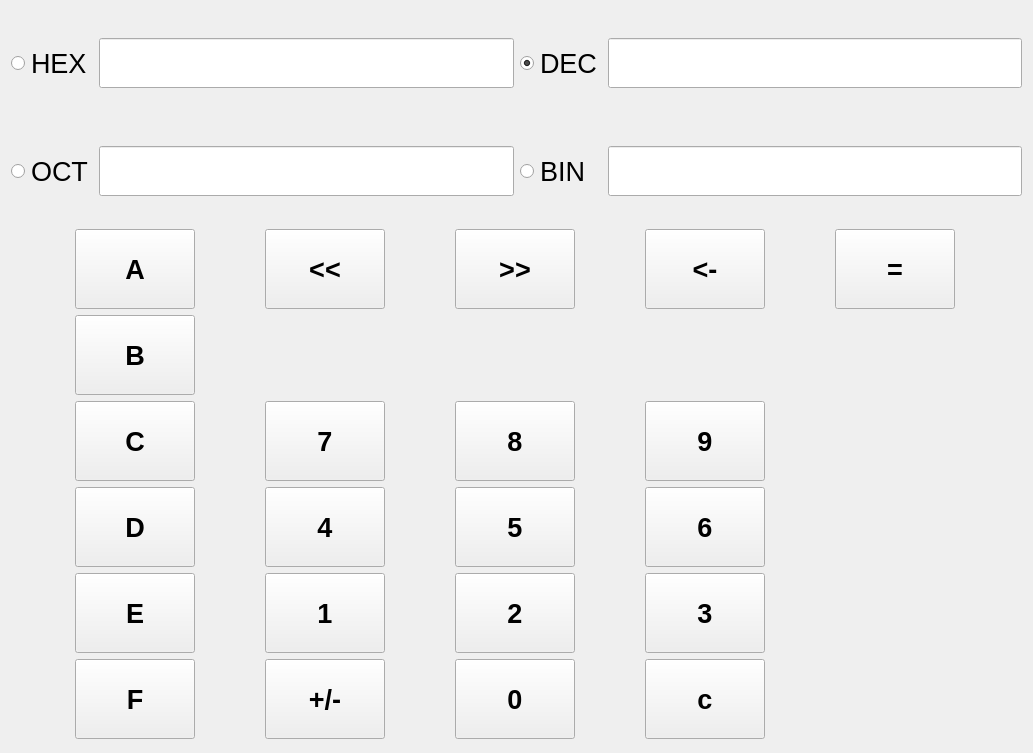
<?xml version="1.0" encoding="UTF-8"?>
<ui version="4.0">
 <class>kConvertWindow</class>
 <widget class="QWidget" name="kConvertWindow">
  <property name="enabled">
   <bool>true</bool>
  </property>
  <property name="geometry">
   <rect>
    <x>0</x>
    <y>0</y>
    <width>1033</width>
    <height>753</height>
   </rect>
  </property>
  <property name="maximumSize">
   <size>
    <width>1400</width>
    <height>1400</height>
   </size>
  </property>
  <property name="windowTitle">
   <string>Form</string>
  </property>
  <layout class="QGridLayout" name="gridLayout_3">
   <item row="1" column="5">
    <widget class="QLineEdit" name="m_value_bin">
     <property name="minimumSize">
      <size>
       <width>0</width>
       <height>50</height>
      </size>
     </property>
     <property name="font">
      <font>
       <pointsize>15</pointsize>
       <weight>75</weight>
       <bold>true</bold>
      </font>
     </property>
     <property name="readOnly">
      <bool>true</bool>
     </property>
    </widget>
   </item>
   <item row="1" column="4">
    <widget class="QRadioButton" name="radioButton_BIN">
     <property name="minimumSize">
      <size>
       <width>0</width>
       <height>100</height>
      </size>
     </property>
     <property name="font">
      <font>
       <pointsize>20</pointsize>
      </font>
     </property>
     <property name="text">
      <string>BIN</string>
     </property>
     <property name="checked">
      <bool>false</bool>
     </property>
     <attribute name="buttonGroup">
      <string notr="true">buttonGroup</string>
     </attribute>
    </widget>
   </item>
   <item row="1" column="3">
    <widget class="QLineEdit" name="m_value_oct">
     <property name="minimumSize">
      <size>
       <width>0</width>
       <height>50</height>
      </size>
     </property>
     <property name="font">
      <font>
       <pointsize>15</pointsize>
       <weight>75</weight>
       <bold>true</bold>
      </font>
     </property>
     <property name="readOnly">
      <bool>true</bool>
     </property>
    </widget>
   </item>
   <item row="0" column="3">
    <widget class="QLineEdit" name="m_value_hex">
     <property name="minimumSize">
      <size>
       <width>0</width>
       <height>50</height>
      </size>
     </property>
     <property name="font">
      <font>
       <pointsize>15</pointsize>
       <weight>75</weight>
       <bold>true</bold>
      </font>
     </property>
     <property name="readOnly">
      <bool>true</bool>
     </property>
    </widget>
   </item>
   <item row="1" column="2">
    <widget class="QRadioButton" name="radioButton_OCT">
     <property name="minimumSize">
      <size>
       <width>0</width>
       <height>100</height>
      </size>
     </property>
     <property name="font">
      <font>
       <pointsize>20</pointsize>
      </font>
     </property>
     <property name="text">
      <string>OCT</string>
     </property>
     <attribute name="buttonGroup">
      <string notr="true">buttonGroup</string>
     </attribute>
    </widget>
   </item>
   <item row="0" column="4">
    <widget class="QRadioButton" name="radioButton_DEC">
     <property name="minimumSize">
      <size>
       <width>0</width>
       <height>100</height>
      </size>
     </property>
     <property name="font">
      <font>
       <pointsize>20</pointsize>
      </font>
     </property>
     <property name="text">
      <string>DEC</string>
     </property>
     <property name="checked">
      <bool>true</bool>
     </property>
     <attribute name="buttonGroup">
      <string notr="true">buttonGroup</string>
     </attribute>
    </widget>
   </item>
   <item row="0" column="2">
    <widget class="QRadioButton" name="radioButton_HEX">
     <property name="minimumSize">
      <size>
       <width>0</width>
       <height>100</height>
      </size>
     </property>
     <property name="font">
      <font>
       <pointsize>20</pointsize>
      </font>
     </property>
     <property name="text">
      <string>HEX</string>
     </property>
     <attribute name="buttonGroup">
      <string notr="true">buttonGroup</string>
     </attribute>
    </widget>
   </item>
   <item row="0" column="5">
    <widget class="QLineEdit" name="m_value_dec">
     <property name="minimumSize">
      <size>
       <width>0</width>
       <height>50</height>
      </size>
     </property>
     <property name="font">
      <font>
       <pointsize>15</pointsize>
       <weight>75</weight>
       <bold>true</bold>
      </font>
     </property>
     <property name="readOnly">
      <bool>true</bool>
     </property>
    </widget>
   </item>
   <item row="2" column="2" colspan="4">
    <layout class="QGridLayout" name="gridLayout_2">
     <item row="5" column="0">
      <widget class="QPushButton" name="m_btn_F">
       <property name="minimumSize">
        <size>
         <width>0</width>
         <height>80</height>
        </size>
       </property>
       <property name="font">
        <font>
         <pointsize>20</pointsize>
         <weight>75</weight>
         <bold>true</bold>
        </font>
       </property>
       <property name="text">
        <string>F</string>
       </property>
      </widget>
     </item>
     <item row="0" column="1">
      <widget class="QPushButton" name="m_btn_left_move">
       <property name="minimumSize">
        <size>
         <width>0</width>
         <height>80</height>
        </size>
       </property>
       <property name="maximumSize">
        <size>
         <width>120</width>
         <height>16777215</height>
        </size>
       </property>
       <property name="font">
        <font>
         <pointsize>20</pointsize>
         <weight>75</weight>
         <bold>true</bold>
        </font>
       </property>
       <property name="text">
        <string>&lt;&lt;</string>
       </property>
      </widget>
     </item>
     <item row="1" column="0">
      <widget class="QPushButton" name="m_btn_B">
       <property name="minimumSize">
        <size>
         <width>0</width>
         <height>80</height>
        </size>
       </property>
       <property name="maximumSize">
        <size>
         <width>16777215</width>
         <height>16777215</height>
        </size>
       </property>
       <property name="font">
        <font>
         <pointsize>20</pointsize>
         <weight>75</weight>
         <bold>true</bold>
        </font>
       </property>
       <property name="text">
        <string>B</string>
       </property>
      </widget>
     </item>
     <item row="4" column="0">
      <widget class="QPushButton" name="m_btn_E">
       <property name="minimumSize">
        <size>
         <width>0</width>
         <height>80</height>
        </size>
       </property>
       <property name="font">
        <font>
         <pointsize>20</pointsize>
         <weight>75</weight>
         <bold>true</bold>
        </font>
       </property>
       <property name="text">
        <string>E</string>
       </property>
      </widget>
     </item>
     <item row="0" column="2">
      <widget class="QPushButton" name="m_btn_right_move">
       <property name="minimumSize">
        <size>
         <width>0</width>
         <height>80</height>
        </size>
       </property>
       <property name="maximumSize">
        <size>
         <width>120</width>
         <height>16777215</height>
        </size>
       </property>
       <property name="font">
        <font>
         <pointsize>20</pointsize>
         <weight>75</weight>
         <bold>true</bold>
        </font>
       </property>
       <property name="text">
        <string>&gt;&gt;</string>
       </property>
      </widget>
     </item>
     <item row="2" column="0">
      <widget class="QPushButton" name="m_btn_C">
       <property name="minimumSize">
        <size>
         <width>0</width>
         <height>80</height>
        </size>
       </property>
       <property name="font">
        <font>
         <pointsize>20</pointsize>
         <weight>75</weight>
         <bold>true</bold>
        </font>
       </property>
       <property name="text">
        <string>C</string>
       </property>
      </widget>
     </item>
     <item row="2" column="1">
      <widget class="QPushButton" name="m_btn_7">
       <property name="minimumSize">
        <size>
         <width>0</width>
         <height>80</height>
        </size>
       </property>
       <property name="font">
        <font>
         <pointsize>20</pointsize>
         <weight>75</weight>
         <bold>true</bold>
        </font>
       </property>
       <property name="text">
        <string>7</string>
       </property>
      </widget>
     </item>
     <item row="0" column="0">
      <widget class="QPushButton" name="m_btn_A">
       <property name="enabled">
        <bool>true</bool>
       </property>
       <property name="minimumSize">
        <size>
         <width>0</width>
         <height>80</height>
        </size>
       </property>
       <property name="maximumSize">
        <size>
         <width>120</width>
         <height>16777215</height>
        </size>
       </property>
       <property name="font">
        <font>
         <pointsize>20</pointsize>
         <weight>75</weight>
         <bold>true</bold>
        </font>
       </property>
       <property name="text">
        <string>A</string>
       </property>
       <property name="checkable">
        <bool>false</bool>
       </property>
      </widget>
     </item>
     <item row="3" column="0">
      <widget class="QPushButton" name="m_btn_D">
       <property name="minimumSize">
        <size>
         <width>0</width>
         <height>80</height>
        </size>
       </property>
       <property name="font">
        <font>
         <pointsize>20</pointsize>
         <weight>75</weight>
         <bold>true</bold>
        </font>
       </property>
       <property name="text">
        <string>D</string>
       </property>
      </widget>
     </item>
     <item row="2" column="2">
      <widget class="QPushButton" name="m_btn_8">
       <property name="minimumSize">
        <size>
         <width>0</width>
         <height>80</height>
        </size>
       </property>
       <property name="font">
        <font>
         <pointsize>20</pointsize>
         <weight>75</weight>
         <bold>true</bold>
        </font>
       </property>
       <property name="text">
        <string>8</string>
       </property>
      </widget>
     </item>
     <item row="3" column="1">
      <widget class="QPushButton" name="m_btn_4">
       <property name="minimumSize">
        <size>
         <width>0</width>
         <height>80</height>
        </size>
       </property>
       <property name="font">
        <font>
         <pointsize>20</pointsize>
         <weight>75</weight>
         <bold>true</bold>
        </font>
       </property>
       <property name="text">
        <string>4</string>
       </property>
      </widget>
     </item>
     <item row="4" column="1">
      <widget class="QPushButton" name="m_btn_1">
       <property name="minimumSize">
        <size>
         <width>0</width>
         <height>80</height>
        </size>
       </property>
       <property name="font">
        <font>
         <pointsize>20</pointsize>
         <weight>75</weight>
         <bold>true</bold>
        </font>
       </property>
       <property name="text">
        <string>1</string>
       </property>
      </widget>
     </item>
     <item row="5" column="1">
      <widget class="QPushButton" name="m_btn_aom">
       <property name="minimumSize">
        <size>
         <width>0</width>
         <height>80</height>
        </size>
       </property>
       <property name="font">
        <font>
         <pointsize>20</pointsize>
         <weight>75</weight>
         <bold>true</bold>
        </font>
       </property>
       <property name="text">
        <string>+/-</string>
       </property>
      </widget>
     </item>
     <item row="3" column="2">
      <widget class="QPushButton" name="m_btn_5">
       <property name="minimumSize">
        <size>
         <width>0</width>
         <height>80</height>
        </size>
       </property>
       <property name="font">
        <font>
         <pointsize>20</pointsize>
         <weight>75</weight>
         <bold>true</bold>
        </font>
       </property>
       <property name="text">
        <string>5</string>
       </property>
      </widget>
     </item>
     <item row="2" column="3">
      <widget class="QPushButton" name="m_btn_9">
       <property name="minimumSize">
        <size>
         <width>0</width>
         <height>80</height>
        </size>
       </property>
       <property name="font">
        <font>
         <pointsize>20</pointsize>
         <weight>75</weight>
         <bold>true</bold>
        </font>
       </property>
       <property name="text">
        <string>9</string>
       </property>
      </widget>
     </item>
     <item row="3" column="3">
      <widget class="QPushButton" name="m_btn_6">
       <property name="minimumSize">
        <size>
         <width>0</width>
         <height>80</height>
        </size>
       </property>
       <property name="font">
        <font>
         <pointsize>20</pointsize>
         <weight>75</weight>
         <bold>true</bold>
        </font>
       </property>
       <property name="text">
        <string>6</string>
       </property>
      </widget>
     </item>
     <item row="5" column="2">
      <widget class="QPushButton" name="m_btn_0">
       <property name="minimumSize">
        <size>
         <width>0</width>
         <height>80</height>
        </size>
       </property>
       <property name="font">
        <font>
         <pointsize>20</pointsize>
         <weight>75</weight>
         <bold>true</bold>
        </font>
       </property>
       <property name="text">
        <string>0</string>
       </property>
      </widget>
     </item>
     <item row="4" column="2">
      <widget class="QPushButton" name="m_btn_2">
       <property name="minimumSize">
        <size>
         <width>0</width>
         <height>80</height>
        </size>
       </property>
       <property name="font">
        <font>
         <pointsize>20</pointsize>
         <weight>75</weight>
         <bold>true</bold>
        </font>
       </property>
       <property name="text">
        <string>2</string>
       </property>
      </widget>
     </item>
     <item row="4" column="3">
      <widget class="QPushButton" name="m_btn_3">
       <property name="minimumSize">
        <size>
         <width>0</width>
         <height>80</height>
        </size>
       </property>
       <property name="font">
        <font>
         <pointsize>20</pointsize>
         <weight>75</weight>
         <bold>true</bold>
        </font>
       </property>
       <property name="text">
        <string>3</string>
       </property>
      </widget>
     </item>
     <item row="0" column="3">
      <widget class="QPushButton" name="m_btn_back">
       <property name="minimumSize">
        <size>
         <width>0</width>
         <height>80</height>
        </size>
       </property>
       <property name="maximumSize">
        <size>
         <width>120</width>
         <height>16777215</height>
        </size>
       </property>
       <property name="font">
        <font>
         <pointsize>20</pointsize>
         <weight>75</weight>
         <bold>true</bold>
        </font>
       </property>
       <property name="text">
        <string>&lt;-</string>
       </property>
      </widget>
     </item>
     <item row="5" column="3">
      <widget class="QPushButton" name="m_btn_clear">
       <property name="minimumSize">
        <size>
         <width>0</width>
         <height>80</height>
        </size>
       </property>
       <property name="maximumSize">
        <size>
         <width>120</width>
         <height>16777215</height>
        </size>
       </property>
       <property name="font">
        <font>
         <pointsize>20</pointsize>
         <weight>75</weight>
         <bold>true</bold>
        </font>
       </property>
       <property name="text">
        <string>c</string>
       </property>
      </widget>
     </item>
     <item row="0" column="5">
      <widget class="QPushButton" name="m_btn_answer">
       <property name="minimumSize">
        <size>
         <width>0</width>
         <height>80</height>
        </size>
       </property>
       <property name="maximumSize">
        <size>
         <width>120</width>
         <height>16777215</height>
        </size>
       </property>
       <property name="font">
        <font>
         <pointsize>20</pointsize>
         <weight>75</weight>
         <bold>true</bold>
        </font>
       </property>
       <property name="text">
        <string>=</string>
       </property>
      </widget>
     </item>
    </layout>
   </item>
  </layout>
 </widget>
 <resources/>
 <connections/>
 <buttongroups>
  <buttongroup name="buttonGroup"/>
 </buttongroups>
</ui>
